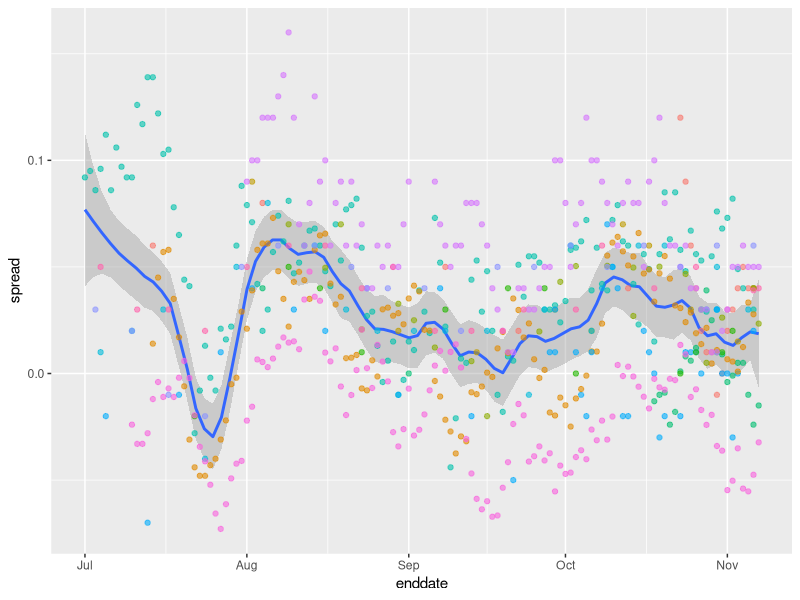
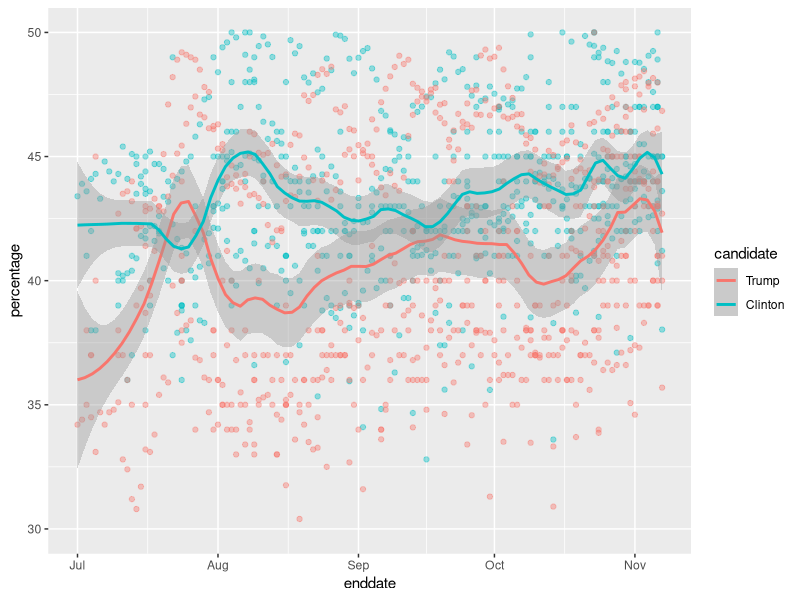

Source code (R) for these figures, in order:
# Trend across time for several pollsters
library(tidyverse)
library(dslabs)
data("polls_us_election_2016")

polls_us_election_2016 %>%
  filter(state == "U.S." & enddate >= "2016-07-01") %>%
  group_by(pollster) %>%
  filter(n() >= 10) %>%
  ungroup() %>%
  mutate(spread = rawpoll_clinton/100 - rawpoll_trump/100) %>%
  ggplot(aes(enddate, spread)) +
  geom_smooth(method = "loess", span = 0.1) +
  geom_point(aes(color = pollster), show.legend = FALSE, alpha = 0.6)

#####################################################################################################

# Plotting raw percentages across time
library(tidyverse)
library(dslabs)
library(tidyr)
data("polls_us_election_2016")

polls_us_election_2016 %>%
  filter(state == "U.S." & enddate >= "2016-07-01") %>%
  select(enddate, pollster, rawpoll_clinton, rawpoll_trump) %>%
  rename(Clinton = rawpoll_clinton, Trump = rawpoll_trump) %>%
  gather(candidate, percentage, -enddate, -pollster) %>%
  mutate(candidate = factor(candidate, levels = c("Trump", "Clinton"))) %>%
  group_by(pollster) %>%
  filter(n() >= 10) %>%
  ungroup() %>%
  ggplot(aes(enddate, percentage, color = candidate)) +
  geom_point(show.legend = FALSE, alpha = 0.4) +
  geom_smooth(method = "loess", span = 0.15) +
  scale_y_continuous(limits = c(30, 50))
